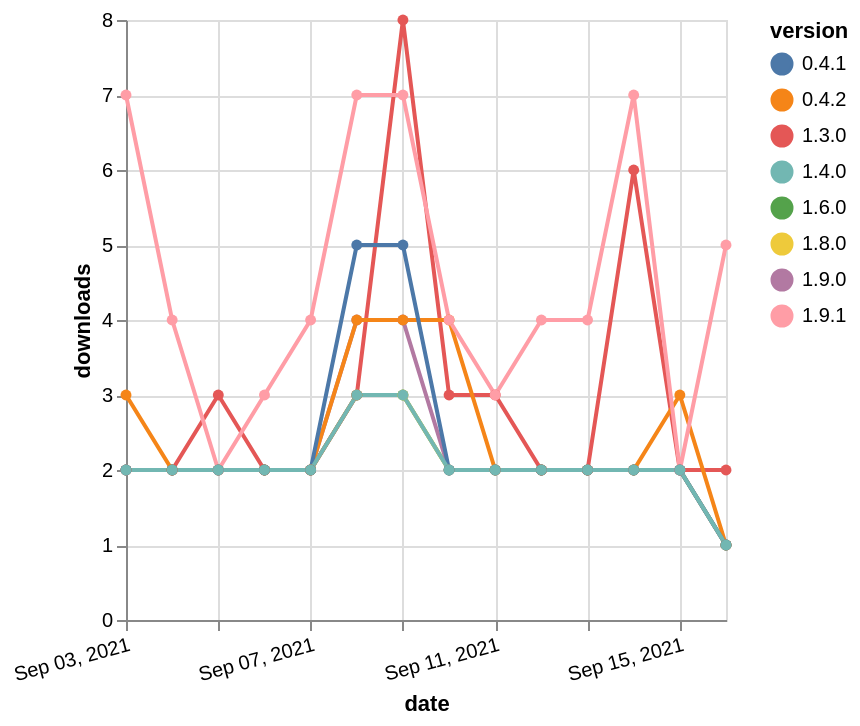

This figure's Vega-Lite source:
### Vega-Lite specification from a JSON file in a GitHub repository (floating-point values rounded to 4 significant figures)
{"$schema": "https://vega.github.io/schema/vega-lite/v5.json", "description": "A simple bar chart with embedded data.", "data": {"values": [{"date": "2021-09-03", "total": 1118, "delta": 2, "version": "1.6.0"}, {"date": "2021-09-04", "total": 1120, "delta": 2, "version": "1.6.0"}, {"date": "2021-09-05", "total": 1122, "delta": 2, "version": "1.6.0"}, {"date": "2021-09-06", "total": 1124, "delta": 2, "version": "1.6.0"}, {"date": "2021-09-07", "total": 1126, "delta": 2, "version": "1.6.0"}, {"date": "2021-09-08", "total": 1129, "delta": 3, "version": "1.6.0"}, {"date": "2021-09-09", "total": 1132, "delta": 3, "version": "1.6.0"}, {"date": "2021-09-10", "total": 1134, "delta": 2, "version": "1.6.0"}, {"date": "2021-09-11", "total": 1136, "delta": 2, "version": "1.6.0"}, {"date": "2021-09-12", "total": 1138, "delta": 2, "version": "1.6.0"}, {"date": "2021-09-13", "total": 1140, "delta": 2, "version": "1.6.0"}, {"date": "2021-09-14", "total": 1142, "delta": 2, "version": "1.6.0"}, {"date": "2021-09-15", "total": 1144, "delta": 2, "version": "1.6.0"}, {"date": "2021-09-16", "total": 1145, "delta": 1, "version": "1.6.0"}, {"date": "2021-09-03", "total": 871, "delta": 2, "version": "1.8.0"}, {"date": "2021-09-04", "total": 873, "delta": 2, "version": "1.8.0"}, {"date": "2021-09-05", "total": 875, "delta": 2, "version": "1.8.0"}, {"date": "2021-09-06", "total": 877, "delta": 2, "version": "1.8.0"}, {"date": "2021-09-07", "total": 879, "delta": 2, "version": "1.8.0"}, {"date": "2021-09-08", "total": 882, "delta": 3, "version": "1.8.0"}, {"date": "2021-09-09", "total": 885, "delta": 3, "version": "1.8.0"}, {"date": "2021-09-10", "total": 887, "delta": 2, "version": "1.8.0"}, {"date": "2021-09-11", "total": 889, "delta": 2, "version": "1.8.0"}, {"date": "2021-09-12", "total": 891, "delta": 2, "version": "1.8.0"}, {"date": "2021-09-13", "total": 893, "delta": 2, "version": "1.8.0"}, {"date": "2021-09-14", "total": 895, "delta": 2, "version": "1.8.0"}, {"date": "2021-09-15", "total": 897, "delta": 2, "version": "1.8.0"}, {"date": "2021-09-16", "total": 898, "delta": 1, "version": "1.8.0"}, {"date": "2021-09-03", "total": 782, "delta": 2, "version": "1.9.0"}, {"date": "2021-09-04", "total": 784, "delta": 2, "version": "1.9.0"}, {"date": "2021-09-05", "total": 786, "delta": 2, "version": "1.9.0"}, {"date": "2021-09-06", "total": 788, "delta": 2, "version": "1.9.0"}, {"date": "2021-09-07", "total": 790, "delta": 2, "version": "1.9.0"}, {"date": "2021-09-08", "total": 794, "delta": 4, "version": "1.9.0"}, {"date": "2021-09-09", "total": 798, "delta": 4, "version": "1.9.0"}, {"date": "2021-09-10", "total": 800, "delta": 2, "version": "1.9.0"}, {"date": "2021-09-11", "total": 802, "delta": 2, "version": "1.9.0"}, {"date": "2021-09-12", "total": 804, "delta": 2, "version": "1.9.0"}, {"date": "2021-09-13", "total": 806, "delta": 2, "version": "1.9.0"}, {"date": "2021-09-14", "total": 808, "delta": 2, "version": "1.9.0"}, {"date": "2021-09-15", "total": 810, "delta": 2, "version": "1.9.0"}, {"date": "2021-09-16", "total": 811, "delta": 1, "version": "1.9.0"}, {"date": "2021-09-03", "total": 3138, "delta": 2, "version": "1.3.0"}, {"date": "2021-09-04", "total": 3140, "delta": 2, "version": "1.3.0"}, {"date": "2021-09-05", "total": 3143, "delta": 3, "version": "1.3.0"}, {"date": "2021-09-06", "total": 3145, "delta": 2, "version": "1.3.0"}, {"date": "2021-09-07", "total": 3147, "delta": 2, "version": "1.3.0"}, {"date": "2021-09-08", "total": 3150, "delta": 3, "version": "1.3.0"}, {"date": "2021-09-09", "total": 3158, "delta": 8, "version": "1.3.0"}, {"date": "2021-09-10", "total": 3161, "delta": 3, "version": "1.3.0"}, {"date": "2021-09-11", "total": 3164, "delta": 3, "version": "1.3.0"}, {"date": "2021-09-12", "total": 3166, "delta": 2, "version": "1.3.0"}, {"date": "2021-09-13", "total": 3168, "delta": 2, "version": "1.3.0"}, {"date": "2021-09-14", "total": 3174, "delta": 6, "version": "1.3.0"}, {"date": "2021-09-15", "total": 3176, "delta": 2, "version": "1.3.0"}, {"date": "2021-09-16", "total": 3178, "delta": 2, "version": "1.3.0"}, {"date": "2021-09-03", "total": 5483, "delta": 3, "version": "0.4.2"}, {"date": "2021-09-04", "total": 5485, "delta": 2, "version": "0.4.2"}, {"date": "2021-09-05", "total": 5487, "delta": 2, "version": "0.4.2"}, {"date": "2021-09-06", "total": 5489, "delta": 2, "version": "0.4.2"}, {"date": "2021-09-07", "total": 5491, "delta": 2, "version": "0.4.2"}, {"date": "2021-09-08", "total": 5495, "delta": 4, "version": "0.4.2"}, {"date": "2021-09-09", "total": 5499, "delta": 4, "version": "0.4.2"}, {"date": "2021-09-10", "total": 5503, "delta": 4, "version": "0.4.2"}, {"date": "2021-09-11", "total": 5505, "delta": 2, "version": "0.4.2"}, {"date": "2021-09-12", "total": 5507, "delta": 2, "version": "0.4.2"}, {"date": "2021-09-13", "total": 5509, "delta": 2, "version": "0.4.2"}, {"date": "2021-09-14", "total": 5511, "delta": 2, "version": "0.4.2"}, {"date": "2021-09-15", "total": 5514, "delta": 3, "version": "0.4.2"}, {"date": "2021-09-16", "total": 5515, "delta": 1, "version": "0.4.2"}, {"date": "2021-09-03", "total": 737, "delta": 7, "version": "1.9.1"}, {"date": "2021-09-04", "total": 741, "delta": 4, "version": "1.9.1"}, {"date": "2021-09-05", "total": 743, "delta": 2, "version": "1.9.1"}, {"date": "2021-09-06", "total": 746, "delta": 3, "version": "1.9.1"}, {"date": "2021-09-07", "total": 750, "delta": 4, "version": "1.9.1"}, {"date": "2021-09-08", "total": 757, "delta": 7, "version": "1.9.1"}, {"date": "2021-09-09", "total": 764, "delta": 7, "version": "1.9.1"}, {"date": "2021-09-10", "total": 768, "delta": 4, "version": "1.9.1"}, {"date": "2021-09-11", "total": 771, "delta": 3, "version": "1.9.1"}, {"date": "2021-09-12", "total": 775, "delta": 4, "version": "1.9.1"}, {"date": "2021-09-13", "total": 779, "delta": 4, "version": "1.9.1"}, {"date": "2021-09-14", "total": 786, "delta": 7, "version": "1.9.1"}, {"date": "2021-09-15", "total": 788, "delta": 2, "version": "1.9.1"}, {"date": "2021-09-16", "total": 793, "delta": 5, "version": "1.9.1"}, {"date": "2021-09-03", "total": 2772, "delta": 2, "version": "0.4.1"}, {"date": "2021-09-04", "total": 2774, "delta": 2, "version": "0.4.1"}, {"date": "2021-09-05", "total": 2776, "delta": 2, "version": "0.4.1"}, {"date": "2021-09-06", "total": 2778, "delta": 2, "version": "0.4.1"}, {"date": "2021-09-07", "total": 2780, "delta": 2, "version": "0.4.1"}, {"date": "2021-09-08", "total": 2785, "delta": 5, "version": "0.4.1"}, {"date": "2021-09-09", "total": 2790, "delta": 5, "version": "0.4.1"}, {"date": "2021-09-10", "total": 2792, "delta": 2, "version": "0.4.1"}, {"date": "2021-09-11", "total": 2794, "delta": 2, "version": "0.4.1"}, {"date": "2021-09-12", "total": 2796, "delta": 2, "version": "0.4.1"}, {"date": "2021-09-13", "total": 2798, "delta": 2, "version": "0.4.1"}, {"date": "2021-09-14", "total": 2800, "delta": 2, "version": "0.4.1"}, {"date": "2021-09-15", "total": 2802, "delta": 2, "version": "0.4.1"}, {"date": "2021-09-16", "total": 2803, "delta": 1, "version": "0.4.1"}, {"date": "2021-09-03", "total": 1252, "delta": 2, "version": "1.4.0"}, {"date": "2021-09-04", "total": 1254, "delta": 2, "version": "1.4.0"}, {"date": "2021-09-05", "total": 1256, "delta": 2, "version": "1.4.0"}, {"date": "2021-09-06", "total": 1258, "delta": 2, "version": "1.4.0"}, {"date": "2021-09-07", "total": 1260, "delta": 2, "version": "1.4.0"}, {"date": "2021-09-08", "total": 1263, "delta": 3, "version": "1.4.0"}, {"date": "2021-09-09", "total": 1266, "delta": 3, "version": "1.4.0"}, {"date": "2021-09-10", "total": 1268, "delta": 2, "version": "1.4.0"}, {"date": "2021-09-11", "total": 1270, "delta": 2, "version": "1.4.0"}, {"date": "2021-09-12", "total": 1272, "delta": 2, "version": "1.4.0"}, {"date": "2021-09-13", "total": 1274, "delta": 2, "version": "1.4.0"}, {"date": "2021-09-14", "total": 1276, "delta": 2, "version": "1.4.0"}, {"date": "2021-09-15", "total": 1278, "delta": 2, "version": "1.4.0"}, {"date": "2021-09-16", "total": 1279, "delta": 1, "version": "1.4.0"}]}, "width": "container", "mark": {"type": "line", "point": {"filled": true}}, "encoding": {"x": {"field": "date", "type": "temporal", "timeUnit": "yearmonthdate", "title": "date", "axis": {"labelAngle": -15}}, "y": {"field": "delta", "type": "quantitative", "title": "downloads"}, "color": {"field": "version", "type": "nominal"}, "tooltip": {"field": "delta"}}}
